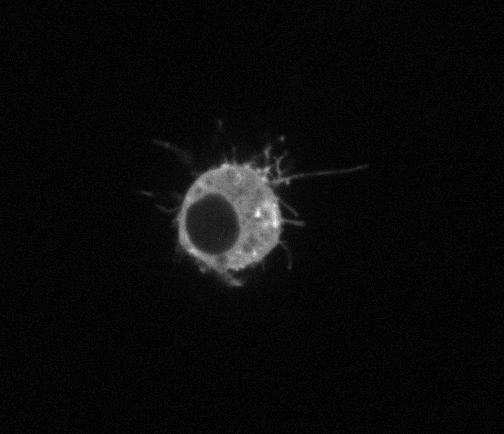
#> input picture Test Slik/Slik GFP-z31.tif, 504 x 434 px
$ python 'Ouvrir image Tif + Sobel Filter.py'
#> lines starting #> are read from the running program, lines starting #| are printed output that depends on the picture; after the words box and inside, x2 and y2 are one past the last pixel; in counts of white or black regions, pixels touching at a corner belong together
#!/usr/bin/env python
# coding: utf-8

# In[1]:


#Actions performed with the help of the Tutorial
#from https://scikit-image.org/docs/stable/auto_examples/applications/plot_coins_segmentation.html

import numpy as np
import matplotlib.pyplot as plt
from skimage import filters
from skimage import io
from skimage.feature import canny
from skimage.util import compare_images
import os

test = os.getcwd()
print(test)
os.chdir('C:\\Users\\Basile PC\\Desktop\\Python\\Test Slik')
image = io.imread("Slik GFP-z31.tif")
#> image is the input picture: shape (434, 504) uint16; min 0, max 7228, mean 410.6
#Edge based segmentation

edge_roberts = filters.roberts(image)
edge_sobel = filters.sobel(image)
edge_canny = canny(image/255.)
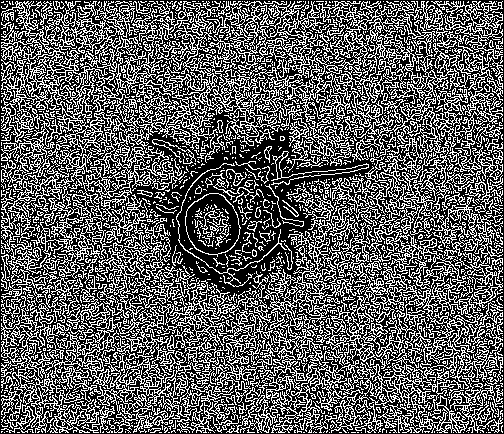
#> edge_canny: shape (434, 504) bool; 36.9% white in thin lines or dots
edge_canny1 = canny(image/255., sigma=2)
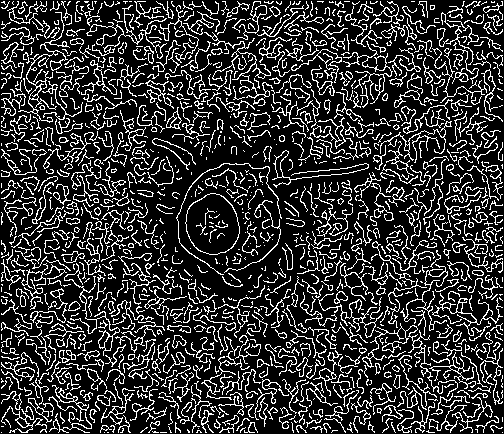
#> edge_canny1: shape (434, 504) bool; 20.2% white in thin lines or dots
edge_canny2 = canny(image/255., sigma=2.5)
#> edge_canny2: shape (434, 504) bool; 9.4% white in thin lines or dots
edge_canny3 = canny(image/255., sigma=3)
#> edge_canny3: shape (434, 504) bool; 2.2% white in thin lines or dots

fig, axes = plt.subplots(ncols=3, nrows=2, sharex=True, sharey=True,
                         figsize=(20, 6))

axes[0,0].imshow(edge_roberts, cmap=plt.cm.gray)
axes[0,0].set_title('Roberts Edge Detection')

axes[0,1].imshow(edge_sobel, cmap=plt.cm.gray)
axes[0,1].set_title('Sobel Edge Detection')

axes[0,2].imshow(edge_canny, cmap=plt.cm.gray)
axes[0,2].set_title('Canny Edge Detection')

axes[1,0].imshow(edge_canny1, cmap=plt.cm.gray)
axes[1,0].set_title('Canny Edge Detection, Sigma=2')

axes[1,1].imshow(edge_canny2, cmap=plt.cm.gray)
axes[1,1].set_title('Canny Edge Detection, Sigma=2.5')

axes[1,2].imshow(edge_canny3, cmap=plt.cm.gray)
axes[1,2].set_title('Canny Edge Detection, Sigma=3')


print('Edge based segmentation')
plt.tight_layout()
plt.show()


# In[2]:


#Test removal of small objects
from scipy import ndimage as ndi
fill_Cell = ndi.binary_fill_holes(edge_canny)
#> fill_Cell: shape (434, 504) bool; 65.9% white; black in thin lines or dots
label_objects, nb_labels = ndi.label(fill_Cell)
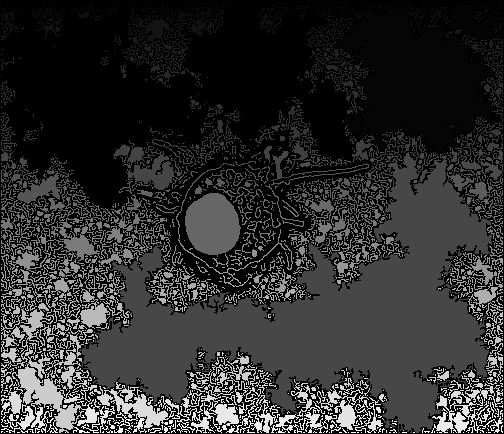
#> label_objects: shape (434, 504) int32; min 0, max 5764, mean 1039.8; drawn with min black and max white
#> nb_labels = 5764
sizes = np.bincount(label_objects.ravel())
#> sizes = 5765 values, max 74553 at index 0, min 1 at index 6, mean 37.94
mask_sizes = sizes > 20
mask_sizes[0] = 0
Cell_cleaned = mask_sizes[label_objects]
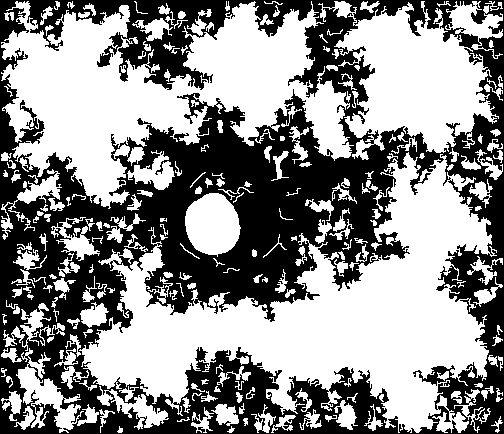
#> Cell_cleaned: shape (434, 504) bool; 56% white; 1 black region, box (x1, y1, x2, y2) and area: (0, 0, 504, 434) 96234


# In[3]:


fig, axes = plt.subplots(ncols=2, sharex=True, sharey=True,
                         figsize=(20, 6))
print('Removal of small objects after Canny filtering')
axes[0].imshow(fill_Cell, cmap=plt.cm.gray)
axes[1].imshow(Cell_cleaned, cmap=plt.cm.gray)
axes[1].set_title('Fill_Cell cleaned')


# In[4]:


#Region based segmentation
print('Test region based segmentation')

from skimage.filters import sobel
elevation_map = sobel(image)
fig, ax = plt.subplots(figsize=(4, 3))
ax.imshow(elevation_map, cmap=plt.cm.gray)
ax.set_title('elevation map')
ax.axis('off')


# In[11]:


from skimage import segmentation
markers = np.zeros_like(image)
markers[image < 600] = 2
markers[image > 1000] = 1
fig, ax = plt.subplots(figsize=(4, 3))
ax.imshow(markers, cmap=plt.cm.nipy_spectral)
ax.set_title('markers')
ax.axis('off')


# In[34]:


segmentation_sobel = segmentation.watershed(elevation_map, markers)
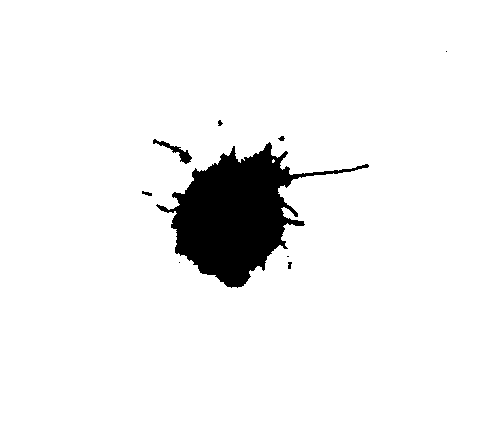
#> segmentation_sobel: shape (434, 504) uint16; values 1 (black) and 2 (white), 94.3% white; 9 black regions (3 under 20 px), largest, box (x1, y1, x2, y2) and area: (156, 142, 369, 288) 12050, (153, 139, 192, 164) 244, (142, 191, 152, 196) 30, (278, 136, 285, 141) 23, (288, 262, 292, 269) 22, (218, 120, 223, 126) 20

fig, ax = plt.subplots(figsize=(4, 3))
ax.imshow(segmentation_sobel, cmap=plt.cm.gray)
ax.set_title('segmentation')
ax.axis('off')


# In[35]:


#Last method segmentation
from skimage.color import label2rgb
segmentation_sobel = segmentation.watershed(elevation_map, markers)

segmentation_sobel = ndi.binary_fill_holes(segmentation_sobel - 2)
labeled_cell, _ = ndi.label(segmentation_sobel)
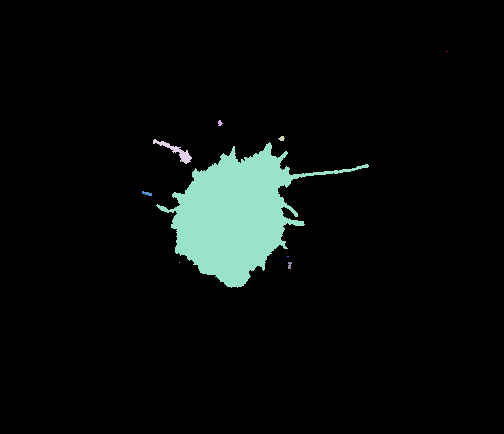
#> labeled_cell: shape (434, 504) int32; 10 distinct labels, from 0 to 9; one colour per label, 0 black
image_label_overlay = label2rgb(labeled_cell, image=image, bg_label=0)

fig, axes = plt.subplots(1, 2, figsize=(20, 6), sharey=True)
axes[0].imshow(image, cmap=plt.cm.gray)
axes[0].contour(segmentation_sobel, [0.5], linewidths=1.2, colors='y')
axes[1].imshow(image_label_overlay)

for a in axes:
    a.axis('off')

plt.tight_layout()

plt.show()
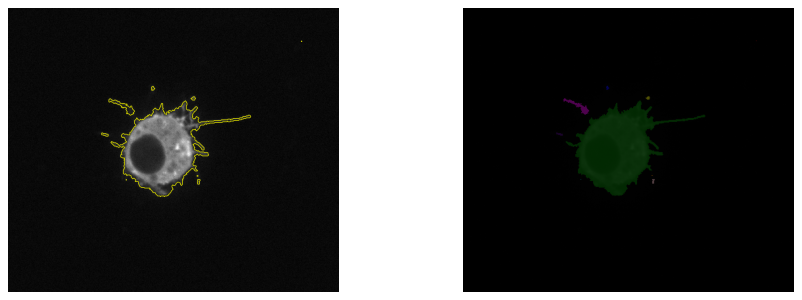
#> figure drawn by matplotlib, 2 panels
